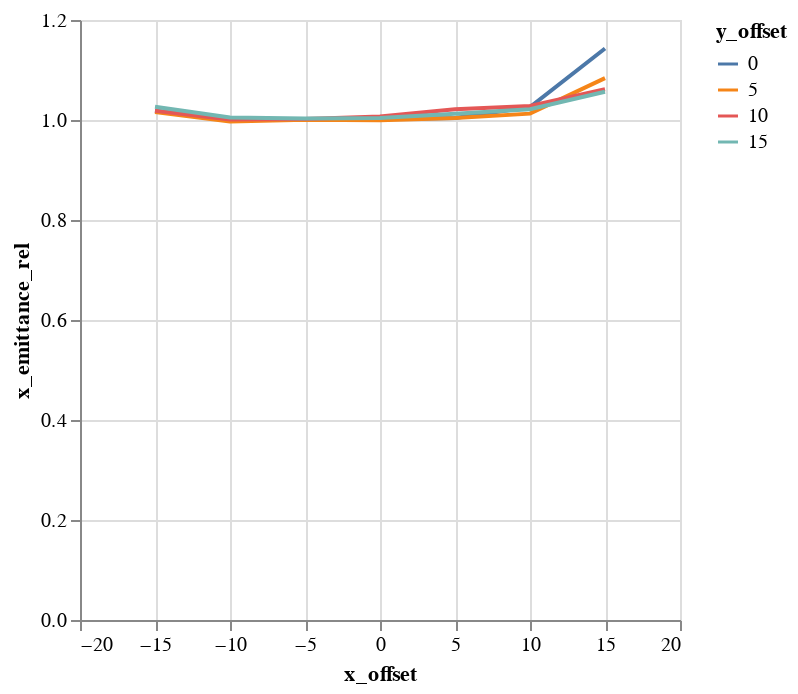

The cell this chart's notebook holds for it:
### Code cell
alt.Chart(emit_df).mark_line().encode(
    color='y_offset:N',
    x='x_offset',
    y='x_emittance_rel',
)

### Figure 1 — Vega-Lite specification as saved in the notebook (floating-point values rounded to 4 significant figures)
{"$schema": "https://vega.github.io/schema/vega-lite/v1.2.1.json", "data": {"values": [{"losses": 0, "relbeta": 0.002308, "sourceID": 16777222, "sourceName": "x_-15_y_0", "x_emittance": 1.651, "x_emittance_rel": 1.018, "x_norm_emittance": 0.003811, "x_offset": -15, "y_emittance": 1.573, "y_emittance_rel": 1.0, "y_norm_emittance": 0.00363, "y_offset": 0}, {"losses": 0, "relbeta": 0.002308, "sourceID": 16777229, "sourceName": "x_-15_y_5", "x_emittance": 1.618, "x_emittance_rel": 1.016, "x_norm_emittance": 0.003736, "x_offset": -15, "y_emittance": 1.592, "y_emittance_rel": 0.999, "y_norm_emittance": 0.003675, "y_offset": 5}, {"losses": 0, "relbeta": 0.002308, "sourceID": 16777236, "sourceName": "x_-15_y_10", "x_emittance": 1.647, "x_emittance_rel": 1.018, "x_norm_emittance": 0.003802, "x_offset": -15, "y_emittance": 1.595, "y_emittance_rel": 0.9991, "y_norm_emittance": 0.003682, "y_offset": 10}, {"losses": 0, "relbeta": 0.002308, "sourceID": 16777243, "sourceName": "x_-15_y_15", "x_emittance": 1.715, "x_emittance_rel": 1.026, "x_norm_emittance": 0.003959, "x_offset": -15, "y_emittance": 1.67, "y_emittance_rel": 1.005, "y_norm_emittance": 0.003855, "y_offset": 15}, {"losses": 0, "relbeta": 0.002308, "sourceID": 16777220, "sourceName": "x_-10_y_0", "x_emittance": 1.592, "x_emittance_rel": 1.0, "x_norm_emittance": 0.003676, "x_offset": -10, "y_emittance": 1.554, "y_emittance_rel": 1.001, "y_norm_emittance": 0.003587, "y_offset": 0}, {"losses": 0, "relbeta": 0.002308, "sourceID": 16777227, "sourceName": "x_-10_y_5", "x_emittance": 1.608, "x_emittance_rel": 0.997, "x_norm_emittance": 0.003712, "x_offset": -10, "y_emittance": 1.58, "y_emittance_rel": 1.0, "y_norm_emittance": 0.003648, "y_offset": 5}, {"losses": 0, "relbeta": 0.002308, "sourceID": 16777234, "sourceName": "x_-10_y_10", "x_emittance": 1.488, "x_emittance_rel": 1.001, "x_norm_emittance": 0.003435, "x_offset": -10, "y_emittance": 1.667, "y_emittance_rel": 1.001, "y_norm_emittance": 0.003849, "y_offset": 10}, {"losses": 0, "relbeta": 0.002308, "sourceID": 16777241, "sourceName": "x_-10_y_15", "x_emittance": 1.457, "x_emittance_rel": 1.005, "x_norm_emittance": 0.003364, "x_offset": -10, "y_emittance": 1.637, "y_emittance_rel": 1.002, "y_norm_emittance": 0.003779, "y_offset": 15}, {"losses": 0, "relbeta": 0.002308, "sourceID": 16777218, "sourceName": "x_-5_y_0", "x_emittance": 1.679, "x_emittance_rel": 1.001, "x_norm_emittance": 0.003875, "x_offset": -5, "y_emittance": 1.718, "y_emittance_rel": 1.0, "y_norm_emittance": 0.003966, "y_offset": 0}, {"losses": 0, "relbeta": 0.002308, "sourceID": 16777225, "sourceName": "x_-5_y_5", "x_emittance": 1.525, "x_emittance_rel": 1.001, "x_norm_emittance": 0.003519, "x_offset": -5, "y_emittance": 1.628, "y_emittance_rel": 1.001, "y_norm_emittance": 0.003758, "y_offset": 5}, {"losses": 0, "relbeta": 0.002308, "sourceID": 16777232, "sourceName": "x_-5_y_10", "x_emittance": 1.515, "x_emittance_rel": 1.002, "x_norm_emittance": 0.003496, "x_offset": -5, "y_emittance": 1.548, "y_emittance_rel": 1.002, "y_norm_emittance": 0.003573, "y_offset": 10}, {"losses": 0, "relbeta": 0.002308, "sourceID": 16777239, "sourceName": "x_-5_y_15", "x_emittance": 1.697, "x_emittance_rel": 1.003, "x_norm_emittance": 0.003918, "x_offset": -5, "y_emittance": 1.503, "y_emittance_rel": 0.9991, "y_norm_emittance": 0.003471, "y_offset": 15}, {"losses": 0, "relbeta": 0.002308, "sourceID": 16777216, "sourceName": "x_0_y_0", "x_emittance": 1.542, "x_emittance_rel": 1.001, "x_norm_emittance": 0.00356, "x_offset": 0, "y_emittance": 1.536, "y_emittance_rel": 0.9999, "y_norm_emittance": 0.003547, "y_offset": 0}, {"losses": 0, "relbeta": 0.002308, "sourceID": 16777223, "sourceName": "x_0_y_5", "x_emittance": 1.539, "x_emittance_rel": 0.9993, "x_norm_emittance": 0.003554, "x_offset": 0, "y_emittance": 1.537, "y_emittance_rel": 1.001, "y_norm_emittance": 0.003548, "y_offset": 5}, {"losses": 0, "relbeta": 0.002308, "sourceID": 16777230, "sourceName": "x_0_y_10", "x_emittance": 1.412, "x_emittance_rel": 1.007, "x_norm_emittance": 0.003261, "x_offset": 0, "y_emittance": 1.477, "y_emittance_rel": 1.001, "y_norm_emittance": 0.003408, "y_offset": 10}, {"losses": 0, "relbeta": 0.002308, "sourceID": 16777237, "sourceName": "x_0_y_15", "x_emittance": 1.775, "x_emittance_rel": 1.004, "x_norm_emittance": 0.004098, "x_offset": 0, "y_emittance": 1.617, "y_emittance_rel": 1.003, "y_norm_emittance": 0.003734, "y_offset": 15}, {"losses": 0, "relbeta": 0.002308, "sourceID": 16777217, "sourceName": "x_5_y_0", "x_emittance": 1.556, "x_emittance_rel": 1.004, "x_norm_emittance": 0.003591, "x_offset": 5, "y_emittance": 1.675, "y_emittance_rel": 1.0, "y_norm_emittance": 0.003867, "y_offset": 0}, {"losses": 0, "relbeta": 0.002308, "sourceID": 16777224, "sourceName": "x_5_y_5", "x_emittance": 1.609, "x_emittance_rel": 1.004, "x_norm_emittance": 0.003713, "x_offset": 5, "y_emittance": 1.474, "y_emittance_rel": 1.0, "y_norm_emittance": 0.003402, "y_offset": 5}, {"losses": 0, "relbeta": 0.002308, "sourceID": 16777231, "sourceName": "x_5_y_10", "x_emittance": 1.494, "x_emittance_rel": 1.022, "x_norm_emittance": 0.003449, "x_offset": 5, "y_emittance": 1.592, "y_emittance_rel": 0.9989, "y_norm_emittance": 0.003675, "y_offset": 10}, {"losses": 0, "relbeta": 0.002308, "sourceID": 16777238, "sourceName": "x_5_y_15", "x_emittance": 1.619, "x_emittance_rel": 1.013, "x_norm_emittance": 0.003736, "x_offset": 5, "y_emittance": 1.571, "y_emittance_rel": 0.998, "y_norm_emittance": 0.003627, "y_offset": 15}, {"losses": 0, "relbeta": 0.002308, "sourceID": 16777219, "sourceName": "x_10_y_0", "x_emittance": 1.559, "x_emittance_rel": 1.026, "x_norm_emittance": 0.003598, "x_offset": 10, "y_emittance": 1.6, "y_emittance_rel": 1.001, "y_norm_emittance": 0.003693, "y_offset": 0}, {"losses": 0, "relbeta": 0.002308, "sourceID": 16777226, "sourceName": "x_10_y_5", "x_emittance": 1.466, "x_emittance_rel": 1.013, "x_norm_emittance": 0.003384, "x_offset": 10, "y_emittance": 1.503, "y_emittance_rel": 0.9976, "y_norm_emittance": 0.003469, "y_offset": 5}, {"losses": 0, "relbeta": 0.002308, "sourceID": 16777233, "sourceName": "x_10_y_10", "x_emittance": 1.792, "x_emittance_rel": 1.028, "x_norm_emittance": 0.004137, "x_offset": 10, "y_emittance": 1.614, "y_emittance_rel": 1.001, "y_norm_emittance": 0.003727, "y_offset": 10}, {"losses": 0, "relbeta": 0.002308, "sourceID": 16777240, "sourceName": "x_10_y_15", "x_emittance": 1.607, "x_emittance_rel": 1.021, "x_norm_emittance": 0.003709, "x_offset": 10, "y_emittance": 1.506, "y_emittance_rel": 0.9967, "y_norm_emittance": 0.003477, "y_offset": 15}, {"losses": 0, "relbeta": 0.002308, "sourceID": 16777221, "sourceName": "x_15_y_0", "x_emittance": 1.713, "x_emittance_rel": 1.143, "x_norm_emittance": 0.003954, "x_offset": 15, "y_emittance": 1.579, "y_emittance_rel": 1.001, "y_norm_emittance": 0.003645, "y_offset": 0}, {"losses": 1, "relbeta": 0.002308, "sourceID": 16777228, "sourceName": "x_15_y_5", "x_emittance": 1.704, "x_emittance_rel": 1.084, "x_norm_emittance": 0.003933, "x_offset": 15, "y_emittance": 1.485, "y_emittance_rel": 0.9998, "y_norm_emittance": 0.003429, "y_offset": 5}, {"losses": 0, "relbeta": 0.002308, "sourceID": 16777235, "sourceName": "x_15_y_10", "x_emittance": 1.722, "x_emittance_rel": 1.061, "x_norm_emittance": 0.003976, "x_offset": 15, "y_emittance": 1.616, "y_emittance_rel": 1.0, "y_norm_emittance": 0.003731, "y_offset": 10}, {"losses": 0, "relbeta": 0.002308, "sourceID": 16777242, "sourceName": "x_15_y_15", "x_emittance": 1.601, "x_emittance_rel": 1.057, "x_norm_emittance": 0.003695, "x_offset": 15, "y_emittance": 1.593, "y_emittance_rel": 1.004, "y_norm_emittance": 0.003678, "y_offset": 15}]}, "encoding": {"color": {"field": "y_offset", "type": "nominal"}, "x": {"field": "x_offset", "type": "quantitative"}, "y": {"field": "x_emittance_rel", "type": "quantitative"}}, "mark": "line"}
